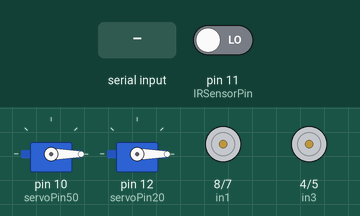
A sketch run on a simulated Arduino Uno, built with avr-gcc and run on an emulated ATmega328P. On the bench: 2 × servo, motor-driver pin pairs drawn as motors (green arrow = first pin HIGH = forward, orange = second pin HIGH = backward, longer = more drive, scaled by the enable pin). Inputs (shaded band) come from the test bench; at power-on: pin 11 (IRSensorPin) LOW. What the sketch prints to the serial monitor is not drawn.

Above: at 1.2 s.
1.3 s: "50 1\n" received over Serial
At 2.4 s:
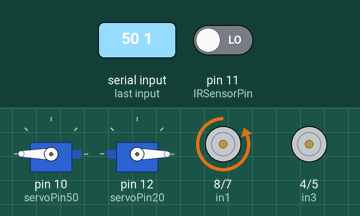
6.3 s: "20 1\n" received over Serial
At 7.4 s:
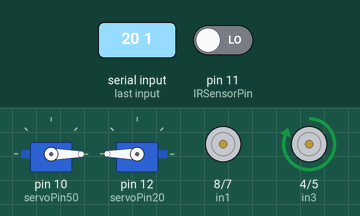
11.3 s: "50 150\n" received over Serial
At 12.5 s:
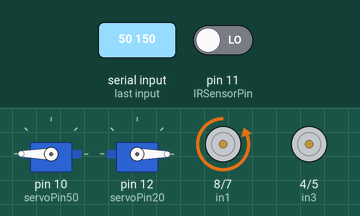
Timing chart, 0 to 14.3 s (numbered marks = the images above; inputs shaded):
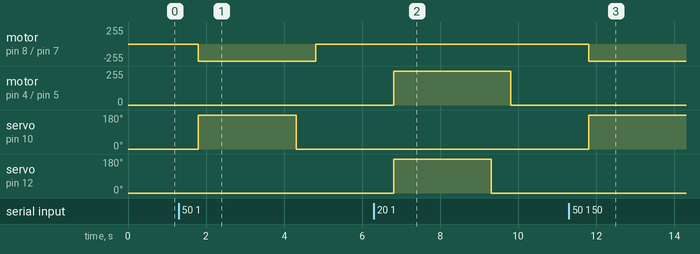

Measured:
- after the input at 1.3 s, motor on pin 8 (in1) / pin 7 (in2): stopped → backward 255/255 after 0.51 s, → stopped 3.0 s later; servo on pin 10 (servoPin50): 0° → 180° after 0.51 s, → 0° 2.5 s later
- after the input at 6.3 s, motor on pin 4 (in3) / pin 5 (in4): stopped → forward 255/255 after 0.51 s, → stopped 3.0 s later; servo on pin 12 (servoPin20): 0° → 180° after 0.51 s, → 0° 2.5 s later
- after the input at 11.3 s, motor on pin 8 (in1) / pin 7 (in2): stopped → backward 255/255 after 0.51 s; servo on pin 10 (servoPin50): 0° → 180° after 0.51 s

The sketch:

gelddispenser.ino
```cpp
#include <Servo.h>
#include <Arduino.h>

// Motor A connections (€50 dispenser)
int enA = 9;  // Enable pin for motor A
int in1 = 8;  // Control pin 1 for motor A
int in2 = 7;  // Control pin 2 for motor A

// Motor B connections (€20 dispenser)
int enB = 3;  // Enable pin for motor B
int in3 = 4;  // Control pin 1 for motor B
int in4 = 5;  // Control pin 2 for motor B

// Servo connections
int servoPin50 = 10;  // Servo pin for the €50 dispenser
int servoPin20 = 12;  // Servo pin for the €20 dispenser

const int IRSensorPin = 11;  // IR sensor pin to check if cash is dispensed

// Variables for dispenser counts and bank budget
int dispenser50Count = 13;
int dispenser20Count = 20;
int bankBudget = 1040;
bool transactionInProgress = false;  // Flag to indicate if a transaction is in progress

Servo Servo50;
Servo Servo20;

void setup() {
  // Initialize the servos
  Servo50.attach(servoPin50);
  Servo50.write(0);  // Initialize the €50 dispenser servo to the start position

  Servo20.attach(servoPin20);
  Servo20.write(0);  // Initialize the €20 dispenser servo to the start position

  // Initialization code for the motor drivers
  pinMode(enA, OUTPUT);
  pinMode(in1, OUTPUT);
  pinMode(in2, OUTPUT);

  pinMode(enB, OUTPUT);
  pinMode(in3, OUTPUT);
  pinMode(in4, OUTPUT);

  digitalWrite(in1, LOW);
  digitalWrite(in2, LOW);
  digitalWrite(in3, LOW);
  digitalWrite(in4, LOW);

  analogWrite(enA, 255);
  analogWrite(enB, 255);

  // Initialize the IR sensor
  pinMode(IRSensorPin, INPUT);

  // Initialize serial communication
  Serial.begin(9600);
  Serial.println("Enter the withdrawal amount (e.g., '50 1' for one €50 note or '20 2' for two €20 notes):");
}

void loop() {
  // Check for user commands only if no transaction is in progress
  if (!transactionInProgress && Serial.available() > 0) {
    String command = Serial.readStringUntil('\n');
    command.trim();                                  // Remove leading and trailing whitespace, including the newline character
    Serial.println("Received command: " + command);  // Debug message
    executeCommand(command);                         // Process the command
  }
}

// Function to execute the user command
void executeCommand(String command) {
  // Split the command into tokens based on space
  while (command.length() > 0) {
    int spaceIndex = command.indexOf(' ');
    String denomination;
    if (spaceIndex != -1) {
      denomination = command.substring(0, spaceIndex);
      command = command.substring(spaceIndex + 1);
    } else {
      denomination = command;
      command = "";
    }
    int countIndex = command.indexOf(' ');
    String countString;
    if (countIndex != -1) {
      countString = command.substring(0, countIndex);
      command = command.substring(countIndex + 1);
    } else {
      countString = command;
      command = "";
    }
    int count = countString.toInt();
    if (denomination == "50") {
      withdraw50(count);  // Withdraw €50 notes
    } else if (denomination == "20") {
      withdraw20(count);  // Withdraw €20 notes
    } else {
      Serial.println("Invalid denomination.");
      return;
    }
  }
}

// Function to withdraw €50 notes
void withdraw50(int count) {
  Serial.println("Withdraw €50 notes: " + String(count));
  for (int i = 0; i < count; i++) {
    bool dispensed = false;
    Servo50.write(0);
    delay(500);
    // Turn on motor A
    digitalWrite(in1, LOW);
    digitalWrite(in2, HIGH);
    while (!dispensed) {
      // Move the servo to 180 degrees to dispense the note
      Servo50.write(180);

      // Set the transaction in progress
      transactionInProgress = true;

      // Wait for the dispensing to complete
      for (int i = 0; i < 50; i++) {
        delay(50);  // Adjust this delay as necessary
        if (digitalRead(IRSensorPin) == LOW) {
          dispensed = true;
        }
      }

      // Check if cash is dispensed
      if (digitalRead(IRSensorPin) == HIGH && dispensed == false) {  // HIGH means no cash
        Serial.println("Cash not detected, retrying...");


        Servo50.write(0);  // Move the servo back to 0 degrees
        for (int i = 0; i < 10; i++) {
          delay(50);  // Adjust this delay as necessary
          if (digitalRead(IRSensorPin) == LOW) {
            dispensed = true;
          }
        }
        Servo50.write(180);
      } else{
        Servo50.write(0);  // Move the servo back to 0 degrees
        dispensed = true;
      }

      // Add a delay between dispensing each note, adjust as necessary
      for (int i = 0; i < 10; i++) {
        delay(50);  // Adjust this delay as necessary
        if (digitalRead(IRSensorPin) == LOW) {
          dispensed = true;
        }
      }
    }
    // turn off motor A
    digitalWrite(in1, LOW);
    digitalWrite(in2, LOW);
    delay(1000);
  }

  // Set the transaction as complete for €50 notes
  transactionInProgress = false;
}

// Function to withdraw €20 notes
void withdraw20(int count) {
  Serial.println("Withdraw €20 notes: " + String(count));
  for (int i = 0; i < count; i++) {
    bool dispensed = false;
    Servo20.write(0);
    delay(500);
    // Turn on motor B
    digitalWrite(in3, HIGH);
    digitalWrite(in4, LOW);
    while (!dispensed) {
      // Move the servo to 180 degrees to dispense the note
      Servo20.write(180);

      // Set the transaction in progress
      transactionInProgress = true;

      // Wait for the dispensing to complete
      for (int i = 0; i < 50; i++) {
        delay(50);  // Adjust this delay as necessary
        if (digitalRead(IRSensorPin) == LOW) {
          dispensed = true;
        }
      }

      // Check if cash is dispensed
      if (digitalRead(IRSensorPin) == HIGH && dispensed == false) {  // HIGH means no cash
        Serial.println("Cash not detected, retrying...");

        Servo20.write(0);  // Move the servo back to 0 degrees
        for (int i = 0; i < 10; i++) {
          delay(50);  // Adjust this delay as necessary
          if (digitalRead(IRSensorPin) == LOW) {
            dispensed = true;
          }
        }
        Servo20.write(180);
      } else{


        Servo20.write(0);  // Move the servo back to 0 degrees
        dispensed = true;
      }

      // Add a delay between dispensing each note, adjust as necessary
      for (int i = 0; i < 10; i++) {
        delay(50);  // Adjust this delay as necessary
        if (digitalRead(IRSensorPin) == LOW) {
          dispensed = true;
        }
      }
    }
    // Turn off motor B
    digitalWrite(in3, LOW);
    digitalWrite(in4, LOW);
    delay(1000);
  }
  // Set the transaction as complete for €20 notes
  transactionInProgress = false;
}
```
